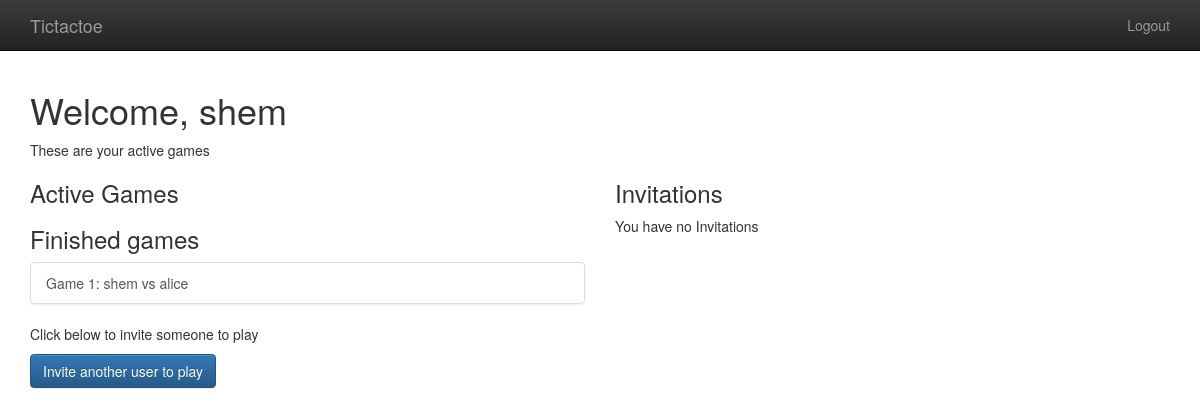
The page /player/home (signed in) on the database as committed earlier.
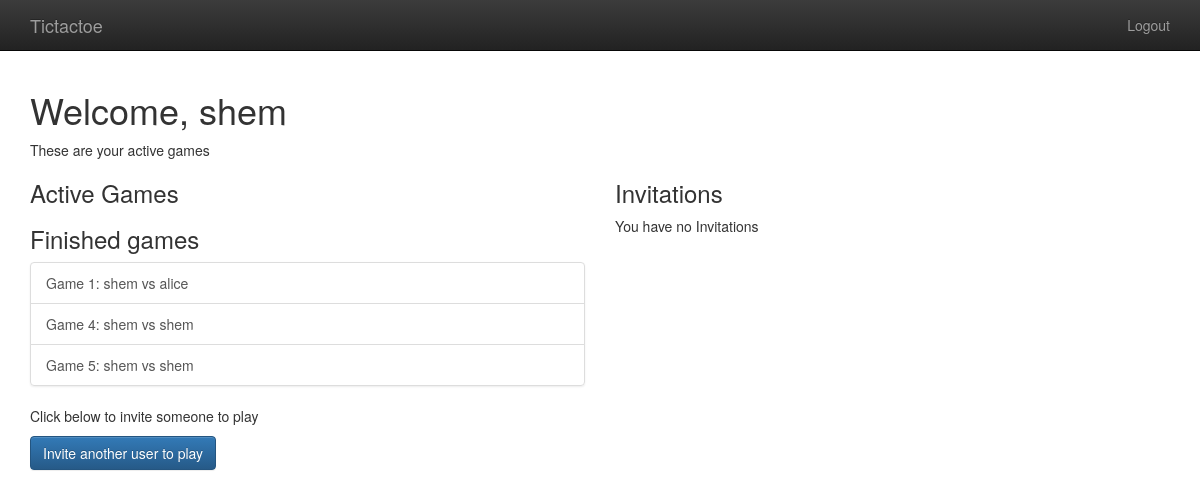
The same page on the database as committed later.
### gameplay/models.py (models this page shows, shortened)
class Game(models.Model):
    first_player = models.ForeignKey(User, related_name="games_first_player")
    second_player = models.ForeignKey(User, related_name="games_second_player")
    start_time = models.DateTimeField(auto_now=True)
    last_active = models.DateTimeField(auto_now=True)
    status = models.CharField(max_length=1, default='F', choices=GAME_STATUS_CHOICES)
    objects = GamesQuerySet.as_manager()
    def get_absolute_url(self):
        return reverse("game_detail", args=[self.id])

### player/views.py (the view)
# urls.py: url(r'home$', home, name="player_home"),
@login_required()
def home(req):
    my_games = Game.objects.games_for_user(req.user)
    active_games = my_games.active()
    finished_games = my_games.difference(active_games)
    invitations = req.user.invitations_received.all()
    return render(req, "player/index.html",
                        {'games': active_games,
                        'invitations': invitations})

### gameplay/models.py (called while the page is built)
    def games_for_user(self, user):
        return self.filter(
            Q(first_player=user) | Q(second_player=user)
        )

    def active(self):
        return self.filter(
         Q(status='F') | Q(status='S')
        )

### templates/player/index.html (shortened to what this page needs)
{% extends "base.html"%}
{% block content %}
    <h1>Welcome, {{user.username}}</h1>
    These are your active games
    <div class="row">
        <div class="col-md-6">
            <h3>Active Games</h3>
            <h3>Finished games</h3>
            <div class="list-group">
                {% for g in games %}
                <a class="list-group-item" href="{{ g.get_absolute_url }}">
                    Game {{ g.id }}: {{ g.first_player }} vs {{ g.second_player }}
                </a>
                {% endfor %}
            </div>
            <p>Click below to invite someone to play</p>
            <a class="btn btn-primary" href="{% url 'player_new_invitation' %}">
                Invite another user to play
            </a>
        </div>
        <div class="col-md-6">
            <h3>Invitations</h3>
            {% if invitations %}
                <div class="list-group">
                    {% for inv in invitations %}
                        <a class="list-group-item" href="{% url 'player_accept_invitation' id=inv.id %}">
                            {{ inv.from_user.username }} has invited you to a game
                        </a>
                    {% endfor %}
                </div>
            {% else %}
                <p>You have no Invitations</p>
            {% endif %}
        </div>
    </div>
{% endblock %}

### templates/base.html (shortened to what this page needs)
{% load staticfiles %}
<!doctype html>
<html class="no-js" lang="">
    <head>
        {% block styling %}
          <link rel="stylesheet" href="{% static 'css/bootstrap.min.css'%}">
          <link rel="stylesheet" href="{% static 'css/bootstrap-theme.min.css'%}">
          <link rel="stylesheet" href="{% static 'css/main.css'%}">
        {% endblock styling %}
    </head>
    <body>
    <nav class="navbar navbar-inverse navbar-fixed-top" role="navigation">
      <div class="container">
        <div class="navbar-header">
          <a class="navbar-brand" href="">Tictactoe</a>
        </div>
        <ul class="nav navbar-nav navbar-right">
          {% if user.is_authenticated %}
            <li><a href="{% url 'player_logout' %}">Logout</a></li>
          {% else %}
            <li><a href="{% url 'player_login' %}">Login</a></li>
          {% endif %}
        </ul>
      </div>
    </nav>
    <div class="container">
      {% block content %}
      {% endblock %}
    </div>
    </body>
</html>

### templates/base.html (style rules this page uses)
body { padding-top: 70px; padding-bottom: 20px; }

Rows that differ between the two databases and show on the page:
added Game: id "4", first_player "shem", second_player "shem"
added Game: id "5", first_player "shem", second_player "shem"
